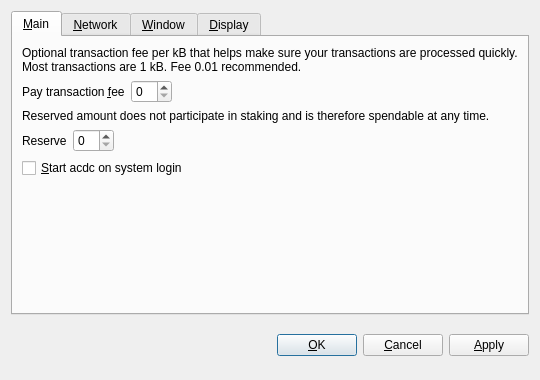
<?xml version="1.0" encoding="UTF-8"?>
<ui version="4.0">
 <class>OptionsDialog</class>
 <widget class="QDialog" name="OptionsDialog">
  <property name="geometry">
   <rect>
    <x>0</x>
    <y>0</y>
    <width>540</width>
    <height>380</height>
   </rect>
  </property>
  <property name="windowTitle">
   <string>Options</string>
  </property>
  <property name="modal">
   <bool>true</bool>
  </property>
  <layout class="QVBoxLayout" name="verticalLayout">
   <item>
    <widget class="QTabWidget" name="tabWidget">
     <property name="tabPosition">
      <enum>QTabWidget::North</enum>
     </property>
     <property name="currentIndex">
      <number>0</number>
     </property>
     <widget class="QWidget" name="tabMain">
      <attribute name="title">
       <string>&amp;Main</string>
      </attribute>
      <layout class="QVBoxLayout" name="verticalLayout_Main">
       <item>
        <widget class="QLabel" name="transactionFeeInfoLabel">
         <property name="text">
          <string>Optional transaction fee per kB that helps make sure your transactions are processed quickly. Most transactions are 1 kB. Fee 0.01 recommended.</string>
         </property>
         <property name="textFormat">
          <enum>Qt::PlainText</enum>
         </property>
         <property name="wordWrap">
          <bool>true</bool>
         </property>
        </widget>
       </item>
       <item>
        <layout class="QHBoxLayout" name="horizontalLayoutFee">
         <item>
          <widget class="QLabel" name="transactionFeeLabel">
           <property name="text">
            <string>Pay transaction &amp;fee</string>
           </property>
           <property name="textFormat">
            <enum>Qt::PlainText</enum>
           </property>
           <property name="buddy">
            <cstring>transactionFee</cstring>
           </property>
          </widget>
         </item>
         <item>
          <widget class="BitcoinAmountField" name="transactionFee"/>
         </item>
         <item>
          <spacer name="horizontalSpacerFee">
           <property name="orientation">
            <enum>Qt::Horizontal</enum>
           </property>
           <property name="sizeHint" stdset="0">
            <size>
             <width>40</width>
             <height>20</height>
            </size>
           </property>
          </spacer>
         </item>
        </layout>
       </item>
       <item>
        <widget class="QLabel" name="reserveBalanceInfoLabel">
         <property name="text">
          <string>Reserved amount does not participate in staking and is therefore spendable at any time.</string>
         </property>
         <property name="textFormat">
          <enum>Qt::PlainText</enum>
         </property>
         <property name="wordWrap">
          <bool>true</bool>
         </property>
        </widget>
       </item>
       <item>
        <layout class="QHBoxLayout" name="horizontalLayoutReserveBalance">
         <item>
          <widget class="QLabel" name="reserveBalanceLabel">
           <property name="text">
            <string>Reserve</string>
           </property>
           <property name="textFormat">
            <enum>Qt::PlainText</enum>
           </property>
           <property name="buddy">
            <cstring>reserveBalance</cstring>
           </property>
          </widget>
         </item>
         <item>
          <widget class="BitcoinAmountField" name="reserveBalance"/>
         </item>
         <item>
          <spacer name="horizontalSpacerReserveBalance">
           <property name="orientation">
            <enum>Qt::Horizontal</enum>
           </property>
           <property name="sizeHint" stdset="0">
            <size>
             <width>40</width>
             <height>20</height>
            </size>
           </property>
          </spacer>
         </item>
        </layout>
       </item>
       <item>
        <widget class="QCheckBox" name="bitcoinAtStartup">
         <property name="toolTip">
          <string>Automatically start acdc after logging in to the system.</string>
         </property>
         <property name="text">
          <string>&amp;Start acdc on system login</string>
         </property>
        </widget>
       </item>
       <item>
        <spacer name="verticalSpacer_Main">
         <property name="orientation">
          <enum>Qt::Vertical</enum>
         </property>
         <property name="sizeHint" stdset="0">
          <size>
           <width>20</width>
           <height>40</height>
          </size>
         </property>
        </spacer>
       </item>
      </layout>
     </widget>
     <widget class="QWidget" name="tabNetwork">
      <attribute name="title">
       <string>&amp;Network</string>
      </attribute>
      <layout class="QVBoxLayout" name="verticalLayout_Network">
       <item>
        <widget class="QCheckBox" name="mapPortUpnp">
         <property name="toolTip">
          <string>Automatically open the acdc client port on the router. This only works when your router supports UPnP and it is enabled.</string>
         </property>
         <property name="text">
          <string>Map port using &amp;UPnP</string>
         </property>
        </widget>
       </item>
       <item>
        <widget class="QCheckBox" name="connectSocks">
         <property name="toolTip">
          <string>Connect to the acdc network through a SOCKS proxy (e.g. when connecting through Tor).</string>
         </property>
         <property name="text">
          <string>&amp;Connect through SOCKS proxy:</string>
         </property>
        </widget>
       </item>
       <item>
        <layout class="QHBoxLayout" name="horizontalLayout_Network">
         <item>
          <widget class="QLabel" name="proxyIpLabel">
           <property name="text">
            <string>Proxy &amp;IP:</string>
           </property>
           <property name="textFormat">
            <enum>Qt::PlainText</enum>
           </property>
           <property name="buddy">
            <cstring>proxyIp</cstring>
           </property>
          </widget>
         </item>
         <item>
          <widget class="QValidatedLineEdit" name="proxyIp">
           <property name="maximumSize">
            <size>
             <width>140</width>
             <height>16777215</height>
            </size>
           </property>
           <property name="toolTip">
            <string>IP address of the proxy (e.g. 127.0.0.1)</string>
           </property>
          </widget>
         </item>
         <item>
          <widget class="QLabel" name="proxyPortLabel">
           <property name="text">
            <string>&amp;Port:</string>
           </property>
           <property name="textFormat">
            <enum>Qt::PlainText</enum>
           </property>
           <property name="buddy">
            <cstring>proxyPort</cstring>
           </property>
          </widget>
         </item>
         <item>
          <widget class="QLineEdit" name="proxyPort">
           <property name="maximumSize">
            <size>
             <width>55</width>
             <height>16777215</height>
            </size>
           </property>
           <property name="toolTip">
            <string>Port of the proxy (e.g. 9050)</string>
           </property>
          </widget>
         </item>
         <item>
          <widget class="QLabel" name="socksVersionLabel">
           <property name="text">
            <string>SOCKS &amp;Version:</string>
           </property>
           <property name="textFormat">
            <enum>Qt::PlainText</enum>
           </property>
           <property name="buddy">
            <cstring>socksVersion</cstring>
           </property>
          </widget>
         </item>
         <item>
          <widget class="QValueComboBox" name="socksVersion">
           <property name="toolTip">
            <string>SOCKS version of the proxy (e.g. 5)</string>
           </property>
          </widget>
         </item>
         <item>
          <spacer name="horizontalSpacer_Network">
           <property name="orientation">
            <enum>Qt::Horizontal</enum>
           </property>
           <property name="sizeHint" stdset="0">
            <size>
             <width>40</width>
             <height>20</height>
            </size>
           </property>
          </spacer>
         </item>
        </layout>
       </item>
       <item>
        <spacer name="verticalSpacer_Network">
         <property name="orientation">
          <enum>Qt::Vertical</enum>
         </property>
         <property name="sizeHint" stdset="0">
          <size>
           <width>20</width>
           <height>40</height>
          </size>
         </property>
        </spacer>
       </item>
      </layout>
     </widget>
     <widget class="QWidget" name="tabWindow">
      <attribute name="title">
       <string>&amp;Window</string>
      </attribute>
      <layout class="QVBoxLayout" name="verticalLayout_Window">
       <item>
        <widget class="QCheckBox" name="minimizeToTray">
         <property name="toolTip">
          <string>Show only a tray icon after minimizing the window.</string>
         </property>
         <property name="text">
          <string>&amp;Minimize to the tray instead of the taskbar</string>
         </property>
        </widget>
       </item>
       <item>
        <widget class="QCheckBox" name="minimizeOnClose">
         <property name="toolTip">
          <string>Minimize instead of exit the application when the window is closed. When this option is enabled, the application will be closed only after selecting Quit in the menu.</string>
         </property>
         <property name="text">
          <string>M&amp;inimize on close</string>
         </property>
        </widget>
       </item>
       <item>
        <spacer name="verticalSpacer_Window">
         <property name="orientation">
          <enum>Qt::Vertical</enum>
         </property>
         <property name="sizeHint" stdset="0">
          <size>
           <width>20</width>
           <height>40</height>
          </size>
         </property>
        </spacer>
       </item>
      </layout>
     </widget>
     <widget class="QWidget" name="tabDisplay">
      <attribute name="title">
       <string>&amp;Display</string>
      </attribute>
      <layout class="QVBoxLayout" name="verticalLayout_Display">
       <item>
        <layout class="QHBoxLayout" name="horizontalLayout_1_Display">
         <item>
          <widget class="QLabel" name="langLabel">
           <property name="text">
            <string>User Interface &amp;language:</string>
           </property>
           <property name="textFormat">
            <enum>Qt::PlainText</enum>
           </property>
           <property name="buddy">
            <cstring>lang</cstring>
           </property>
          </widget>
         </item>
         <item>
          <widget class="QValueComboBox" name="lang">
           <property name="toolTip">
            <string>The user interface language can be set here. This setting will take effect after restarting acdc.</string>
           </property>
          </widget>
         </item>
        </layout>
       </item>
       <item>
        <layout class="QHBoxLayout" name="horizontalLayout_2_Display">
         <item>
          <widget class="QLabel" name="unitLabel">
           <property name="text">
            <string>&amp;Unit to show amounts in:</string>
           </property>
           <property name="textFormat">
            <enum>Qt::PlainText</enum>
           </property>
           <property name="buddy">
            <cstring>unit</cstring>
           </property>
          </widget>
         </item>
         <item>
          <widget class="QValueComboBox" name="unit">
           <property name="toolTip">
            <string>Choose the default subdivision unit to show in the interface and when sending coins.</string>
           </property>
          </widget>
         </item>
        </layout>
       </item>
       <item>
        <widget class="QCheckBox" name="displayAddresses">
         <property name="toolTip">
          <string>Whether to show acdc addresses in the transaction list or not.</string>
         </property>
         <property name="text">
          <string>&amp;Display addresses in transaction list</string>
         </property>
        </widget>
       </item>
       <item>
        <widget class="QCheckBox" name="coinControlFeatures">
         <property name="toolTip">
          <string>Whether to show coin control features or not.</string>
         </property>
         <property name="text">
          <string>Display coin &amp;control features (experts only!)</string>
         </property>
        </widget>
       </item>
       <item>
        <spacer name="verticalSpacer_Display">
         <property name="orientation">
          <enum>Qt::Vertical</enum>
         </property>
         <property name="sizeHint" stdset="0">
          <size>
           <width>20</width>
           <height>40</height>
          </size>
         </property>
        </spacer>
       </item>
      </layout>
     </widget>
    </widget>
   </item>
   <item>
    <layout class="QHBoxLayout" name="horizontalLayout_Buttons">
     <item>
      <spacer name="horizontalSpacer_1">
       <property name="orientation">
        <enum>Qt::Horizontal</enum>
       </property>
       <property name="sizeHint" stdset="0">
        <size>
         <width>40</width>
         <height>48</height>
        </size>
       </property>
      </spacer>
     </item>
     <item>
      <widget class="QLabel" name="statusLabel">
       <property name="font">
        <font>
         <weight>75</weight>
         <bold>true</bold>
        </font>
       </property>
       <property name="text">
        <string/>
       </property>
       <property name="textFormat">
        <enum>Qt::PlainText</enum>
       </property>
       <property name="wordWrap">
        <bool>true</bool>
       </property>
      </widget>
     </item>
     <item>
      <spacer name="horizontalSpacer_2">
       <property name="orientation">
        <enum>Qt::Horizontal</enum>
       </property>
       <property name="sizeHint" stdset="0">
        <size>
         <width>40</width>
         <height>48</height>
        </size>
       </property>
      </spacer>
     </item>
     <item>
      <widget class="QPushButton" name="okButton">
       <property name="text">
        <string>&amp;OK</string>
       </property>
      </widget>
     </item>
     <item>
      <widget class="QPushButton" name="cancelButton">
       <property name="text">
        <string>&amp;Cancel</string>
       </property>
       <property name="autoDefault">
        <bool>false</bool>
       </property>
      </widget>
     </item>
     <item>
      <widget class="QPushButton" name="applyButton">
       <property name="text">
        <string>&amp;Apply</string>
       </property>
       <property name="autoDefault">
        <bool>false</bool>
       </property>
      </widget>
     </item>
    </layout>
   </item>
  </layout>
 </widget>
 <customwidgets>
  <customwidget>
   <class>BitcoinAmountField</class>
   <extends>QSpinBox</extends>
   <header>bitcoinamountfield.h</header>
  </customwidget>
  <customwidget>
   <class>QValueComboBox</class>
   <extends>QComboBox</extends>
   <header>qvaluecombobox.h</header>
  </customwidget>
  <customwidget>
   <class>QValidatedLineEdit</class>
   <extends>QLineEdit</extends>
   <header>qvalidatedlineedit.h</header>
  </customwidget>
 </customwidgets>
 <resources/>
 <connections/>
</ui>
